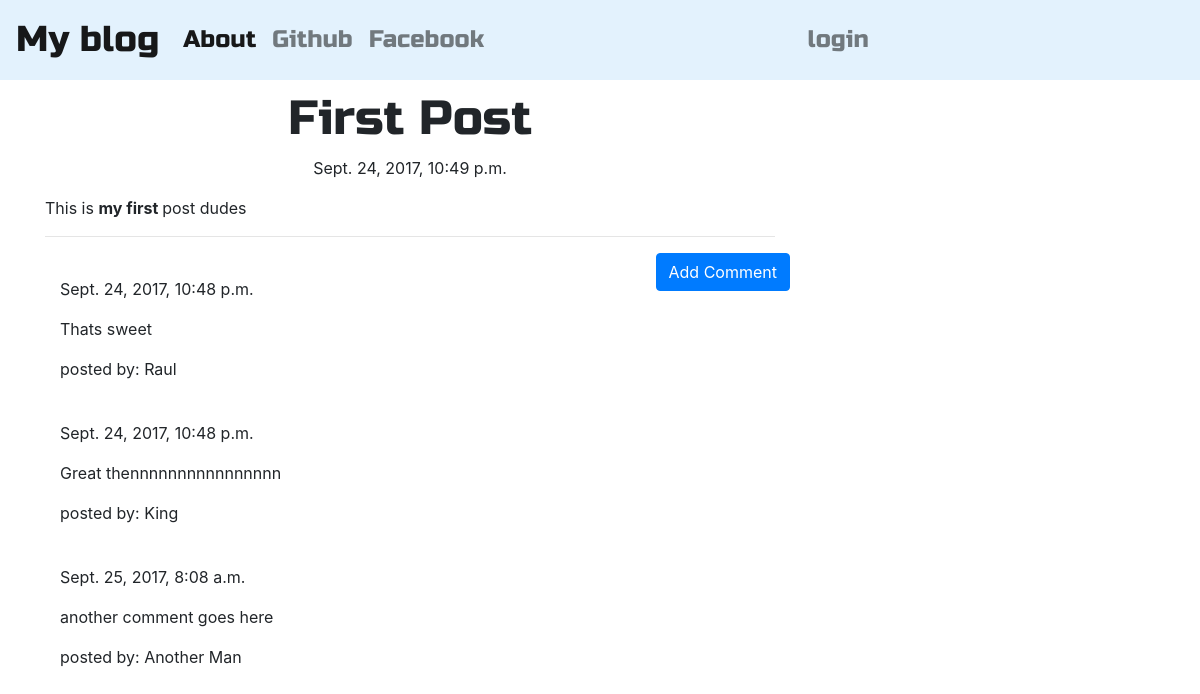
The app's page /post/4 with its own data.
### blog/models.py (models this page shows, shortened)
class Post(models.Model):
    author          = models.ForeignKey('auth.User')
    title           = models.CharField(max_length=200)
    text            = models.TextField()
    created_date     = models.DateTimeField(default=timezone.now)
    published_date  = models.DateTimeField(blank=True, null=True)

class Comment(models.Model):
    post   = models.ForeignKey('blog.Post', related_name='comments')
    author = models.CharField(max_length=200)
    text   = models.TextField()
    created_date = models.DateTimeField(default=timezone.now())
    approved_comment = models.BooleanField(default=False)

### blog/views.py (the view)
# urls.py: url(r'^post/(?P<pk>\d+)$',views.PostDetailView.as_view(),name='post_detail'),
class PostDetailView(DetailView):
    model = Post

### blog/templates/blog/post_detail.html (shortened to what this page needs)
{% extends 'blog/base.html' %}
{% block content %}
  <h1 class="posttitle loader">{{ post.title }}</h1>
  {% if post.published_date %}
    <div class="date postdate">
      {{ post.published_date }}
    </div>
  {% else %}
    <a class="btn btn-default" href="{% url 'post_publish' pk=post.pk %}">Publish</a>
  {% endif %}
  <p class="postcontent">{{ post.text|safe|linebreaksbr }}</p>
    <hr>
    <a class='btn btn-primary btn-comment' href="{% url 'add_comment_to_post' pk=post.pk %}">Add Comment</a>
    <div class="container">
        {% for comment in post.comments.all %}
        <br>
          {% if user.is_authenticated or comment.approved_comment %}
            {{ comment.created_date }}
              <p>{{ comment.text|safe|linebreaks }}</p>
              <p>posted by: {{ comment.author }}</p>
          {% endif %}
          {% empty %}
          <p>No comments yet!!</p>
        {% endfor %}
    </div>
{% endblock %}

### blog/static/css/blog.css (style rules this page uses)
.postdate { text-align: center; }
.posttitle { font-family: 'Russo One', sans-serif; font-size: 3em; text-align: center; }
.postcontent { font-family: 'Montserrat'; font-size: 1.5em; }
.btn-comment { position: absolute; right: 0px; }
.loader { filter:hue-rotate(0deg); color:linear-gradient(45deg,#0f8,#08f); animation:hue 10000ms infinite linear; }

### records on screen
Post: title "First Post", published_date "Sept. 24, 2017, 10:49 p.m.", text "This is my first post dudes"
Comment: created_date "Sept. 24, 2017, 10:48 p.m.", text "Thats sweet", author "Raul"
Comment: created_date "Sept. 24, 2017, 10:48 p.m.", text "Great thennnnnnnnnnnnnnnn", author "King"
Comment: created_date "Sept. 25, 2017, 8:08 a.m.", text "another comment goes here", author "Another Man"
